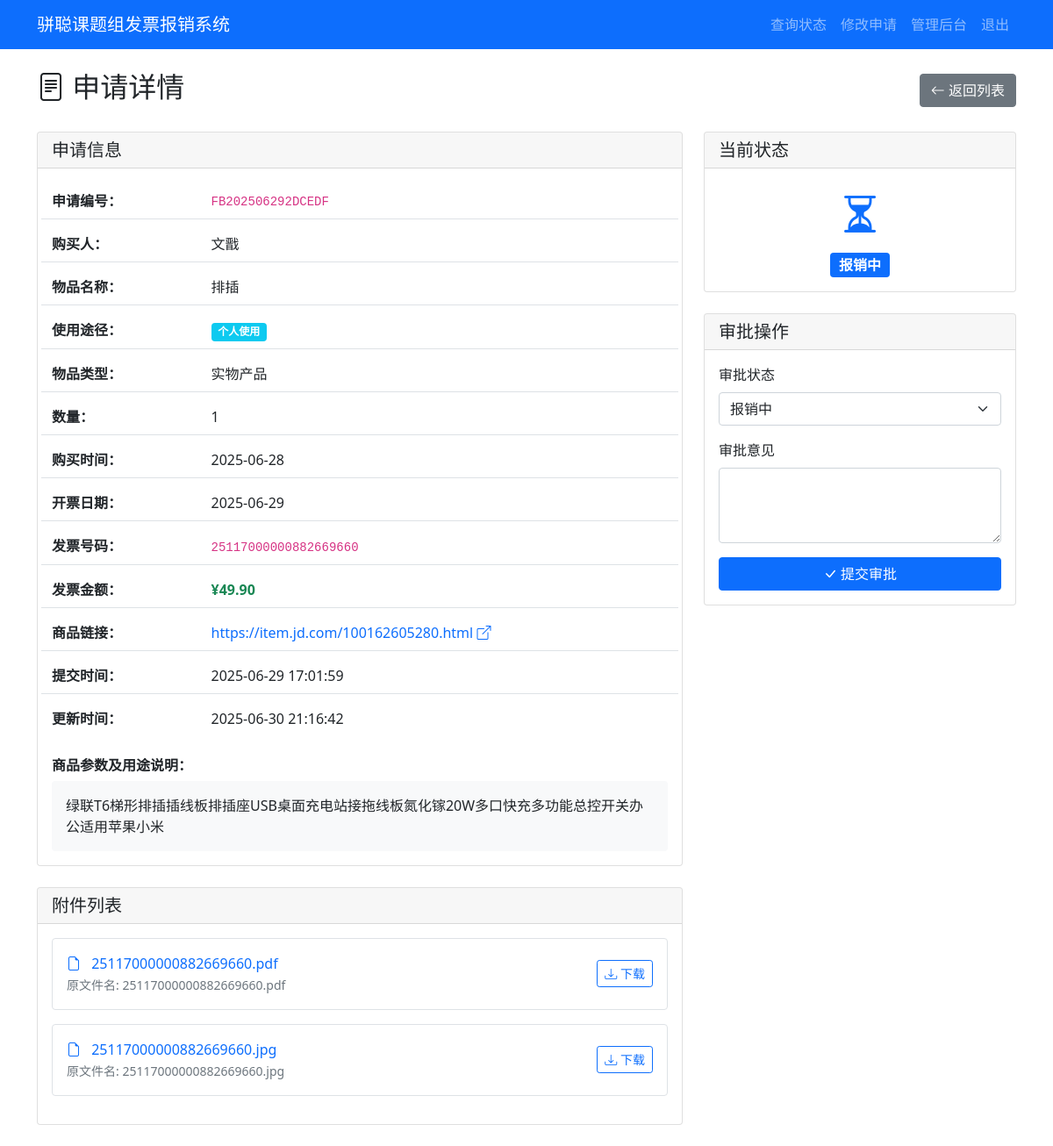
Page /admin/application/FB202506292DCEDF (signed in) on the committed database.
### tables this page shows
CREATE TABLE applications (
            id INTEGER PRIMARY KEY AUTOINCREMENT,
            app_number TEXT UNIQUE NOT NULL,
            purchaser TEXT NOT NULL,
            purchase_details TEXT,
            item_name TEXT NOT NULL,
            product_link TEXT,
            usage_type TEXT NOT NULL,
            item_type TEXT NOT NULL,
            quantity INTEGER NOT NULL,
            purchase_time DATE NOT NULL,
            invoice_number TEXT NOT NULL,
            invoice_amount REAL NOT NULL,
            invoice_date DATE NOT NULL,
            status TEXT DEFAULT '待审批',
            approval_comment TEXT,
            created_at TIMESTAMP DEFAULT CURRENT_TIMESTAMP,
            updated_at TIMESTAMP DEFAULT CURRENT_TIMESTAMP
        );

CREATE TABLE attachments (
            id INTEGER PRIMARY KEY AUTOINCREMENT,
            app_number TEXT NOT NULL,
            original_filename TEXT NOT NULL,
            stored_filename TEXT NOT NULL,
            file_path TEXT NOT NULL,
            FOREIGN KEY (app_number) REFERENCES applications (app_number)
        );

### app.py (the view)
        def wrapper(*args, **kwargs):
            user = session.get('admin_username', 'anonymous')
            details = f"操作: {operation_type}, 用户: {user}, URL: {request.url}"
            if kwargs.get('app_number'):
                details += f", 申请编号: {kwargs['app_number']}"
            elif kwargs.get('filename'):
                details += f", 文件名: {kwargs['filename']}"
            if request.method == 'POST':
                form_data = {k: '***' if k == 'password' else v for k, v in request.form.items()}
                details += f", 表单数据: {form_data}"
            if request.args:
                details += f", 查询参数: {dict(request.args)}"
            try:
                result = f(*args, **kwargs)
                app.logger.info(f"{details}, 结果: 成功")
                return result
            except Exception as e:
                app.logger.error(f"{details}, 结果: 失败, 错误: {str(e)}", exc_info=True)
                raise

### app.py (called while the page is built)
@app.route('/admin/application/<app_number>')
@log_operation('查看申请详情')
def admin_application_detail(app_number):
    if not session.get('admin_logged_in'):
        flash('请先登录')
        return redirect(url_for('admin_login'))
    with sqlite3.connect('reimbursement.db') as conn:
        c = conn.cursor()
        c.execute('SELECT * FROM applications WHERE app_number = ?', (app_number,))
        application = c.fetchone()
        c.execute('SELECT * FROM attachments WHERE app_number = ?', (app_number,))
        attachments = c.fetchall()
    if not application:
        flash('申请不存在')
        return redirect(url_for('admin_dashboard'))
    return render_template('admin_detail.html', application=application, attachments=attachments)

### templates/admin_detail.html (shortened to what this page needs)
{% extends "base.html" %}
{% block content %}
<div class="d-flex justify-content-between align-items-center mb-4">
    <h2><i class="bi bi-file-text"></i> 申请详情</h2>
    <a href="{{ url_for('admin_dashboard') }}" class="btn btn-secondary">
        <i class="bi bi-arrow-left"></i> 返回列表
    </a>
</div>
<div class="row">
    <div class="col-md-8">
        <div class="card mb-4">
            <div class="card-header">
                <h5 class="mb-0">申请信息</h5>
            </div>
            <div class="card-body">
                <div class="row g-2">
                    <div class="col-12">
                        <div class="row align-items-center py-2 border-bottom">
                            <div class="col-4 col-sm-3">
                                <strong>申请编号：</strong>
                            </div>
                            <div class="col-8 col-sm-9">
                                <code>{{ application[1] }}</code>
                            </div>
                        </div>
                    </div>
                    <div class="col-12">
                        <div class="row align-items-center py-2 border-bottom">
                            <div class="col-4 col-sm-3">
                                <strong>购买人：</strong>
                            </div>
                            <div class="col-8 col-sm-9">
                                {{ application[2] }}
                            </div>
                        </div>
                    </div>
                    <div class="col-12">
                        <div class="row align-items-center py-2 border-bottom">
                            <div class="col-4 col-sm-3">
                                <strong>物品名称：</strong>
                            </div>
                            <div class="col-8 col-sm-9">
                                {{ application[4] }}
                            </div>
                        </div>
                    </div>
                    <div class="col-12">
                        <div class="row align-items-center py-2 border-bottom">
                            <div class="col-4 col-sm-3">
                                <strong>使用途径：</strong>
                            </div>
                            <div class="col-8 col-sm-9">
                                <span
                                    class="badge bg-{% if application[6] == '个人使用' %}info{% else %}success{% endif %}">
                                    {{ application[6] }}
                                </span>
                            </div>
                        </div>
                    </div>
                    <div class="col-12">
                        <div class="row align-items-center py-2 border-bottom">
                            <div class="col-4 col-sm-3">
                                <strong>物品类型：</strong>
                            </div>
                            <div class="col-8 col-sm-9">
                                {{ application[7] }}
                            </div>
                        </div>
                    </div>
                    <div class="col-12">
                        <div class="row align-items-center py-2 border-bottom">
                            <div class="col-4 col-sm-3">
                                <strong>数量：</strong>
                            </div>
                            <div class="col-8 col-sm-9">
                                {{ application[8] }}
                            </div>
                        </div>
                    </div>
                    <div class="col-12">
                        <div class="row align-items-center py-2 border-bottom">
                            <div class="col-4 col-sm-3">
                                <strong>购买时间：</strong>
                            </div>
                            <div class="col-8 col-sm-9">
                                {{ application[9] }}
                            </div>
                        </div>
                    </div>
                    <div class="col-12">
                        <div class="row align-items-center py-2 border-bottom">
                            <div class="col-4 col-sm-3">
                                <strong>开票日期：</strong>
                            </div>
                            <div class="col-8 col-sm-9">
                                {{ application[12] }}
                            </div>
                        </div>
                    </div>
                    <div class="col-12">
                        <div class="row align-items-center py-2 border-bottom">
                            <div class="col-4 col-sm-3">
                                <strong>发票号码：</strong>
                            </div>
                            <div class="col-8 col-sm-9">
                                <code>{{ application[10] }}</code>
                            </div>
                        </div>
                    </div>
                    <div class="col-12">
                        <div class="row align-items-center py-2 border-bottom">
                            <div class="col-4 col-sm-3">
                                <strong>发票金额：</strong>
                            </div>
                            <div class="col-8 col-sm-9">
                                <span class="text-success fw-bold">¥{{ "%.2f"|format(application[11]) }}</span>
                            </div>
                        </div>
                    </div>
                    <div class="col-12">
                        <div class="row align-items-center py-2 border-bottom">
                            <div class="col-4 col-sm-3">
                                <strong>商品链接：</strong>
                            </div>
                            <div class="col-8 col-sm-9">
                                {% if application[5] %}
                                <a href="{{ application[5] }}" target="_blank" class="text-decoration-none">
                                    {{ application[5] }} <i class="bi bi-box-arrow-up-right"></i>
                                </a>
                                {% else %}
                                <span class="text-muted">未提供</span>
                                {% endif %}
                            </div>
                        </div>
                    </div>
                    <div class="col-12">
                        <div class="row align-items-center py-2 border-bottom">
                            <div class="col-4 col-sm-3">
                                <strong>提交时间：</strong>
                            </div>
                            <div class="col-8 col-sm-9">
                                {{ application[15] }}
                            </div>
                        </div>
                    </div>
                    <div class="col-12">
                        <div class="row align-items-center py-2">
                            <div class="col-4 col-sm-3">
                                <strong>更新时间：</strong>
                            </div>
                            <div class="col-8 col-sm-9">
                                {{ application[16] }}
                            </div>
                        </div>
                    </div>
                </div>
                {% if application[3] %}
                <div class="mt-4">
                    <h6><strong>商品参数及用途说明：</strong></h6>
                    <div class="bg-light p-3 rounded">
                        {{ application[3]|replace('\n', '<br>')|safe }}
                    </div>
                </div>
                {% endif %}
            </div>
        </div>
        {% if attachments %}
        <div class="card mb-4">
            <div class="card-header">
                <h5 class="mb-0">附件列表</h5>
            </div>
            <div class="card-body">
                {% for attachment in attachments %}
                <div class="d-flex justify-content-between align-items-center mb-3 p-3 border rounded">
                    <div>
                        <i class="bi bi-file-earmark text-primary me-2"></i>
                        <a href="{{ url_for('download_file', filename=attachment[3]) }}" target="_blank"
                            class="text-decoration-none">
                            {{ attachment[3] }}
                        </a>
                        <br>
                        <small class="text-muted">原文件名: {{ attachment[2] }}</small>
                    </div>
                    <a href="{{ url_for('download_file', filename=attachment[3]) }}"
                        class="btn btn-sm btn-outline-primary">
                        <i class="bi bi-download"></i> 下载
                    </a>
                </div>
                {% endfor %}
            </div>
        </div>
        {% endif %}
    </div>
    <div class="col-md-4">
        <div class="card mb-4">
            <div class="card-header">
                <h5 class="mb-0">当前状态</h5>
            </div>
            <div class="card-body text-center">
                {% if application[13] == '待审批' %}
                <i class="bi bi-clock text-warning" style="font-size: 3rem;"></i>
                <div class="mt-2">
                    <span class="badge bg-warning fs-6">{{ application[13] }}</span>
                </div>
                {% elif application[13] == '报销中' %}
                <i class="bi bi-hourglass-split text-primary" style="font-size: 3rem;"></i>
                <div class="mt-2">
                    <span class="badge bg-primary fs-6">{{ application[13] }}</span>
                </div>
                {% elif application[13] == '已报销' %}
                <i class="bi bi-check-circle text-success" style="font-size: 3rem;"></i>
                <div class="mt-2">
                    <span class="badge bg-success fs-6">{{ application[13] }}</span>
                </div>
                {% elif application[13] == '驳回' %}
                <i class="bi bi-x-circle text-danger" style="font-size: 3rem;"></i>
                <div class="mt-2">
                    <span class="badge bg-danger fs-6">{{ application[13] }}</span>
                </div>
                {% endif %}
            </div>
        </div>
        <div class="card">
            <div class="card-header">
                <h5 class="mb-0">审批操作</h5>
            </div>
            <div class="card-body">
                <form action="{{ url_for('approve_application', app_number=application[1]) }}" method="post">
                    <div class="mb-3">
                        <label for="status" class="form-label">审批状态</label>
                        <select class="form-select" id="status" name="status" required>
                            <option value="报销中" {% if application[13]=='报销中' %}selected{% endif %}>报销中</option>
                        </select>
                    </div>
                    <div class="mb-3">
                        <label for="comment" class="form-label">审批意见</label>
                        <textarea class="form-control" id="comment" name="comment"
                            rows="3">{{ application[14] or '' }}</textarea>
                    </div>
                    <div class="d-grid">
                        <button type="submit" class="btn btn-primary">
                            <i class="bi bi-check-lg"></i> 提交审批
                        </button>
                    </div>
                </form>
            </div>
        </div>
    </div>
</div>
{% endblock %}

### rows in the picture
applications: app_number "FB202506292DCEDF", purchaser "文戬", item_name "排插", usage_type "个人使用", item_type "实物产品", quantity "1", purchase_time "2025-06-28", invoice_date "2025-06-29", invoice_number "25117000000882669660", invoice_amount "49.90", product_link "https://item.jd.com/100162605280.html", created_at "2025-06-29 17:01:59", updated_at "2025-06-30 21:16:42", purchase_details "绿联T6梯形排插插线板排插座USB桌面充电站接拖线板氮化镓20W多口快充多功能总控开关办公适用苹果小米", status "报销中"
attachments: stored_filename "25117000000882669660.pdf", original_filename "25117000000882669660.pdf"
attachments: stored_filename "25117000000882669660.jpg", original_filename "25117000000882669660.jpg"
